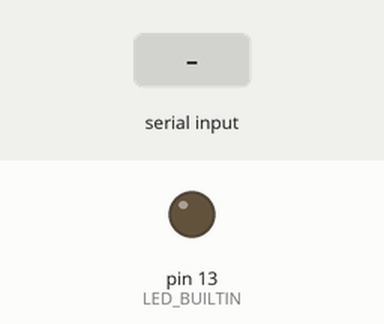
Simulated run of this sketch. Board: Arduino Uno, built with avr-gcc and run on an emulated ATmega328P. On the bench: output pins drawn as LEDs (lit = HIGH). The inputs (shaded band) are chosen by the test bench.

Above: at 1.2 s.
1.3 s: "Z" received over Serial
At 2.1 s:
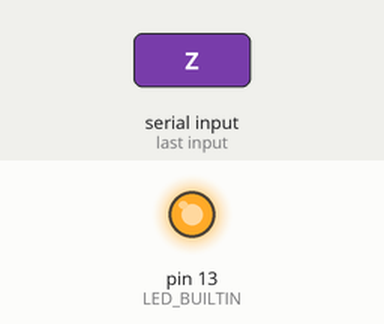
2.8 s: "V" received over Serial
At 3.2 s:
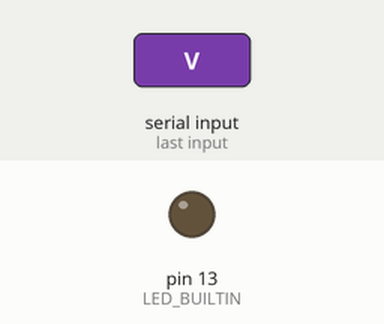
Timing chart, 0 to 5.8 s (numbered marks = the images above; inputs shaded):
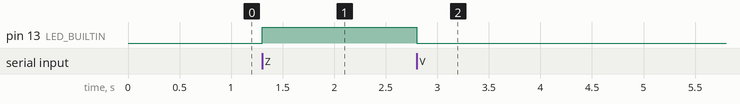

Measured:
- after the input at 1.3 s, pin 13 (LED_BUILTIN): LOW → HIGH at once
- after the input at 2.8 s, pin 13 (LED_BUILTIN): HIGH → LOW at once

The sketch:

ovladani_led_pres_pc.ino
```cpp
void setup() {
  Serial.begin(9600);
  pinMode(LED_BUILTIN, OUTPUT);
}

void loop() {
  if (Serial.available()) {
    char znak = Serial.read();
    if (znak == 'Z') digitalWrite(LED_BUILTIN, HIGH);
    else if (znak == 'V') digitalWrite(LED_BUILTIN, LOW);
  }
}
```
